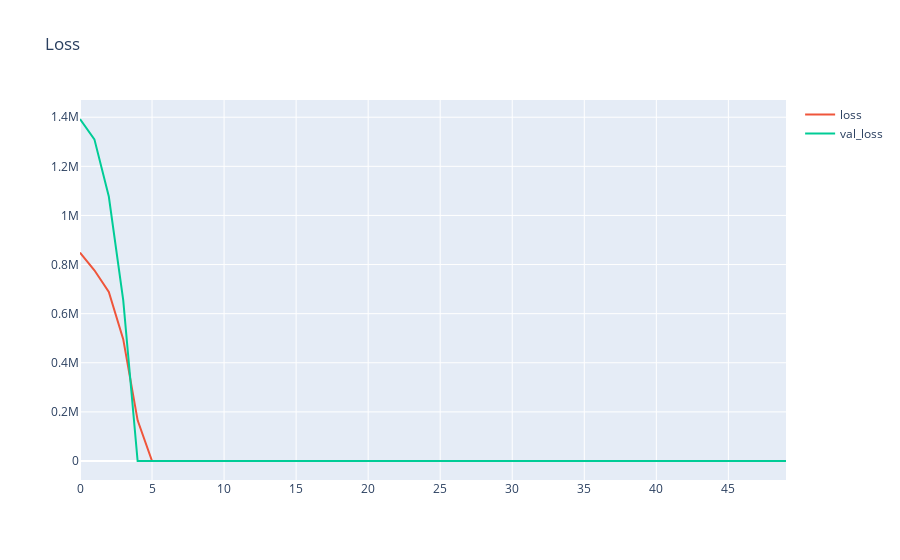

This figure's notebook cell:
### Code cell
fig = px.line(title='Loss')
fig.add_scatter(y=history.history['loss'], name='loss')
fig.add_scatter(y=history.history['val_loss'], name='val_loss')
fig.show()

### Figure 1 — Plotly figure (JSON) as saved in the notebook; plotly's stock layout.template omitted (floating-point values rounded to 4 significant figures)
{"data": [{"hovertemplate": "<extra></extra>", "legendgroup": "", "line": {"color": "#636efa", "dash": "solid"}, "marker": {"symbol": "circle"}, "mode": "lines", "name": "", "orientation": "v", "showlegend": false, "type": "scatter", "xaxis": "x", "yaxis": "y"}, {"name": "loss", "type": "scatter", "y": [848700.0, 776700.0, 688600.0, 496200.0, 165800.0, 101.0, 11.08, 7.871, 5.969, 5.02, 4.621, 4.239, 3.95, 3.942, 3.475, 3.367, 3.009, 2.948, 2.879, 2.671, 2.524, 2.331, 2.081, 1.876, 1.736, 1.422, 1.264, 1.235, 1.138, 1.493, 1.09, 1.111, 0.9551, 0.9477, 1.137, 0.8464, 0.8583, 0.8342, 0.8754, 0.7273, 0.7011, 0.7101, 0.6165, 0.6093, 0.6002, 0.535, 0.6421, 0.5891, 0.4752, 0.5164]}, {"name": "val_loss", "type": "scatter", "y": [1393000.0, 1310000.0, 1077000.0, 655000.0, 77.27, 31.32, 20.64, 7.478, 5.999, 5.127, 4.745, 4.251, 4.083, 4.088, 3.872, 3.527, 3.602, 3.072, 3.665, 3.547, 3.181, 2.642, 2.713, 2.378, 2.131, 2.211, 1.59, 1.38, 1.946, 1.619, 1.622, 2.223, 2.467, 1.395, 1.31, 3.016, 1.184, 0.9932, 1.268, 1.217, 1.013, 0.9038, 1.097, 1.027, 1.381, 0.8343, 0.6523, 0.7331, 1.746, 1.162]}], "layout": {"legend": {"tracegroupgap": 0}, "title": {"text": "Loss"}, "xaxis": {"anchor": "y", "domain": [0, 1]}, "yaxis": {"anchor": "x", "domain": [0, 1]}}}
